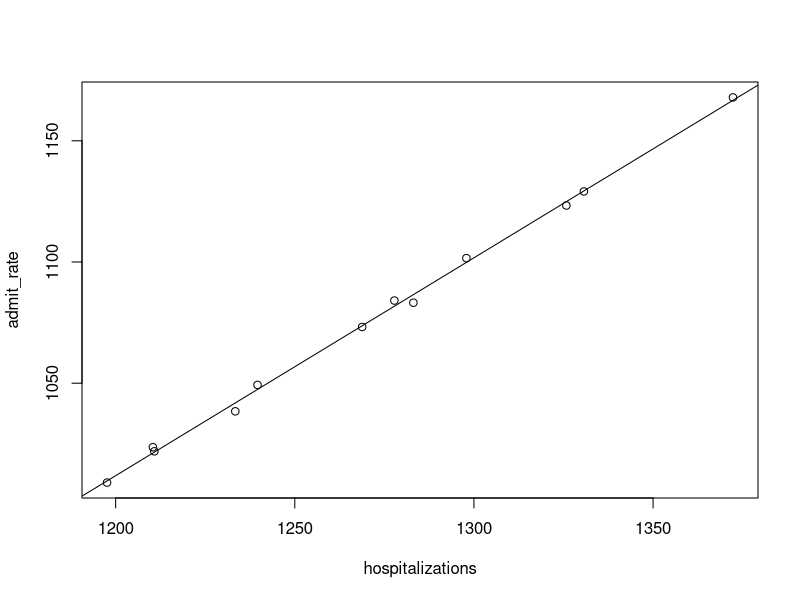
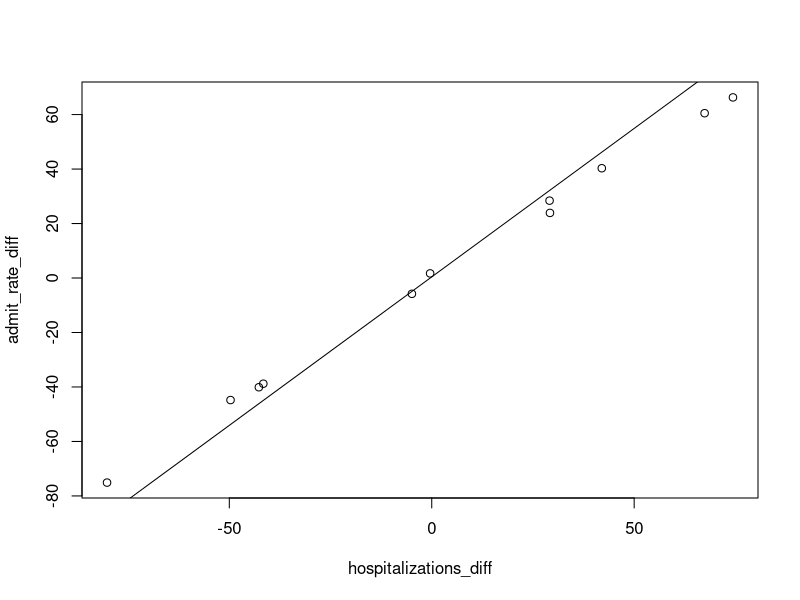

Reproduce these figures in R, in order.
##--------------------------------------------
##
## Kevin Niemann
## Chicago Diabetes Homework (Lecture 4)
##
## Class: PCE Data Science Methods Class
##
##--------------------------------------------


setwd('C:/Users/kevin/Google Drive/datasci/hw4/')

data = read.csv('ChicagoDiabetesData.csv', stringsAsFactors = FALSE)

data_sums = apply(data[-1],2,sum)

hospitalizations = data_sums[grepl('Hospitalizations', names(data))]
admit_rate = data_sums[grepl('Crude.Rate.[0-9]+$', names(data), perl = TRUE)]

plot(hospitalizations, admit_rate)
admitLM = lm(admit_rate ~ hospitalizations)
abline(admitLM)
#Summary of linear model
summary(admitLM)

#Diff

hospitalizations_diff = diff(hospitalizations)
admit_rate_diff = diff(admit_rate)

plot(hospitalizations_diff, admit_rate_diff)

diffLM = lm(hospitalizations_diff ~ admit_rate_diff)
abline(diffLM)
#Summary of diff linear model
summary(diffLM)


